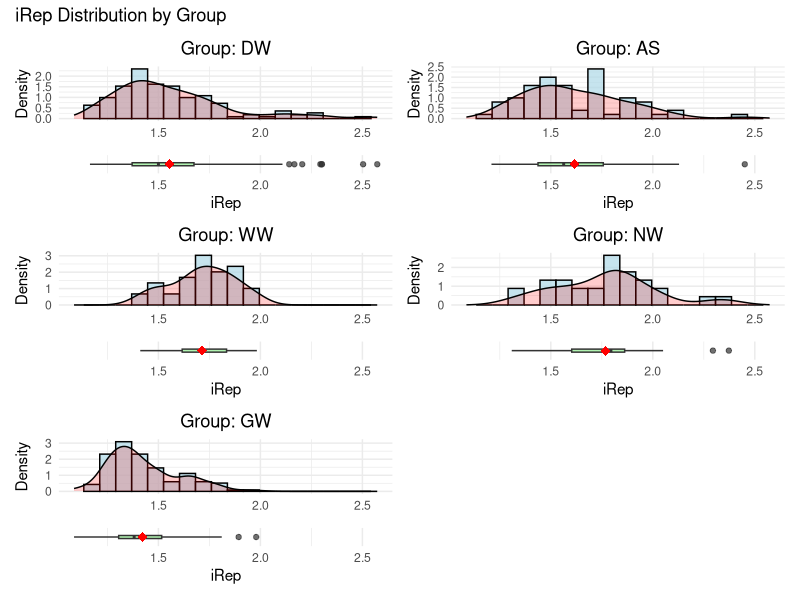
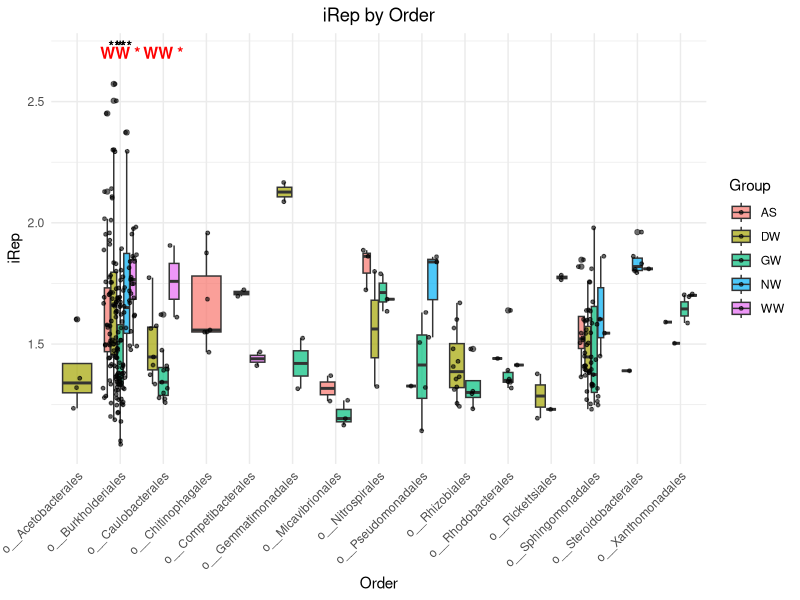
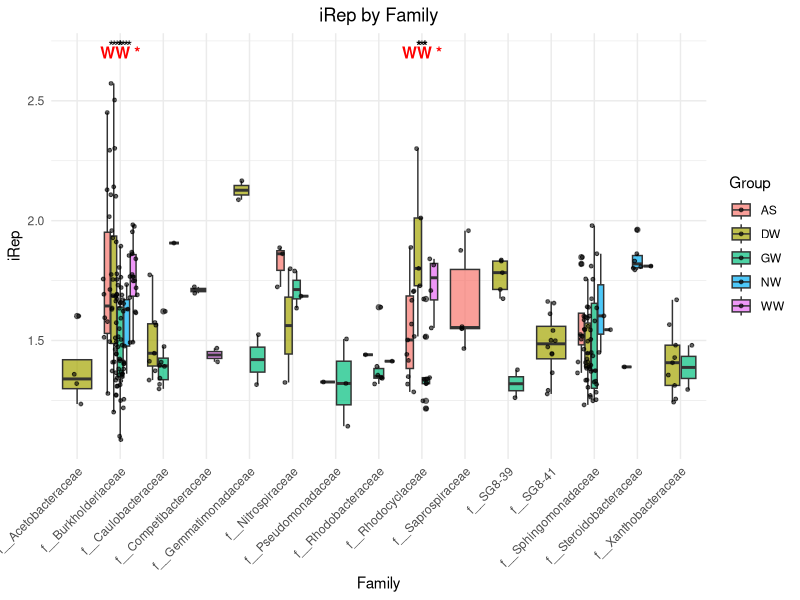
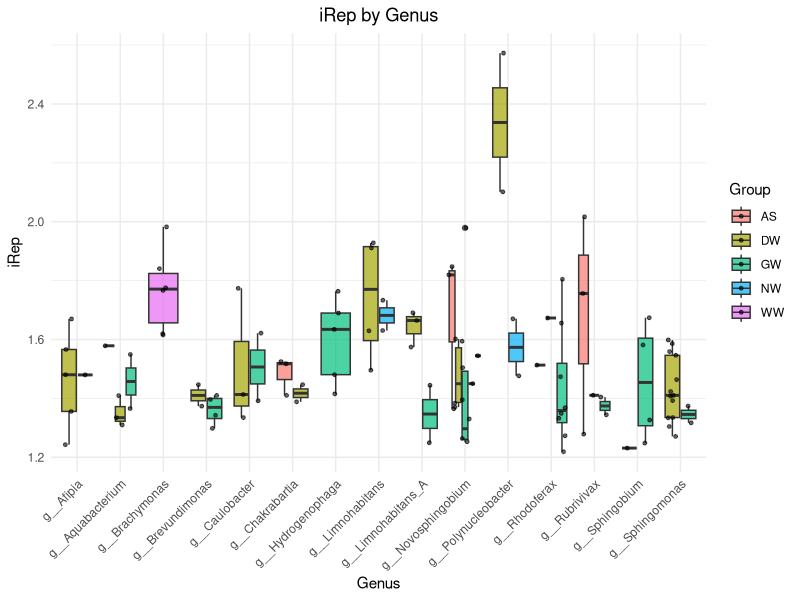
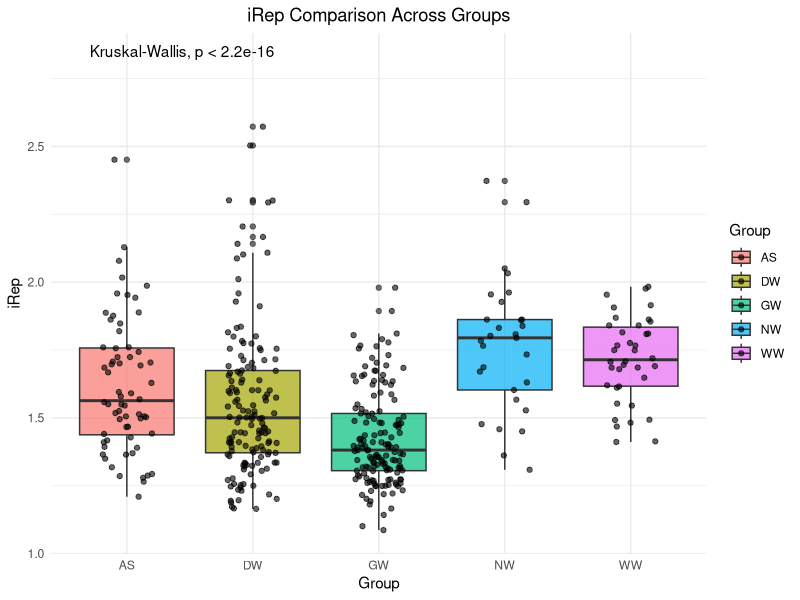
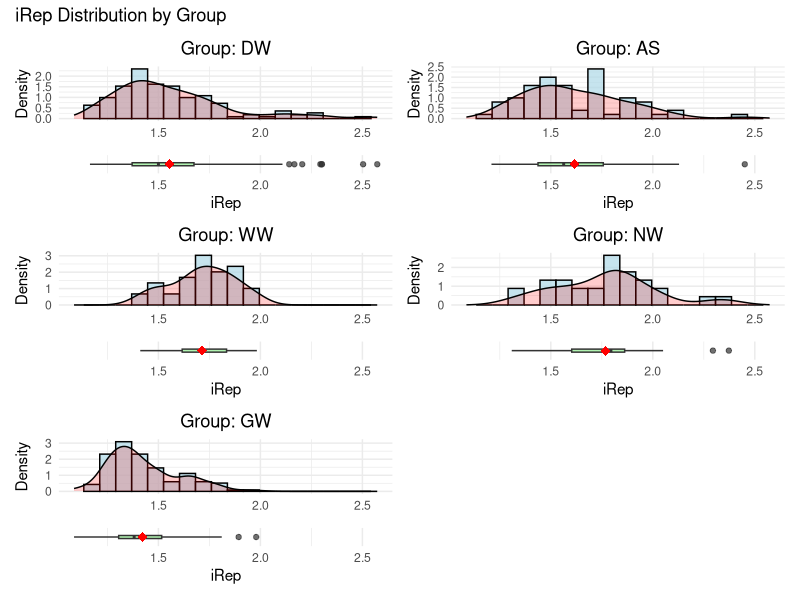
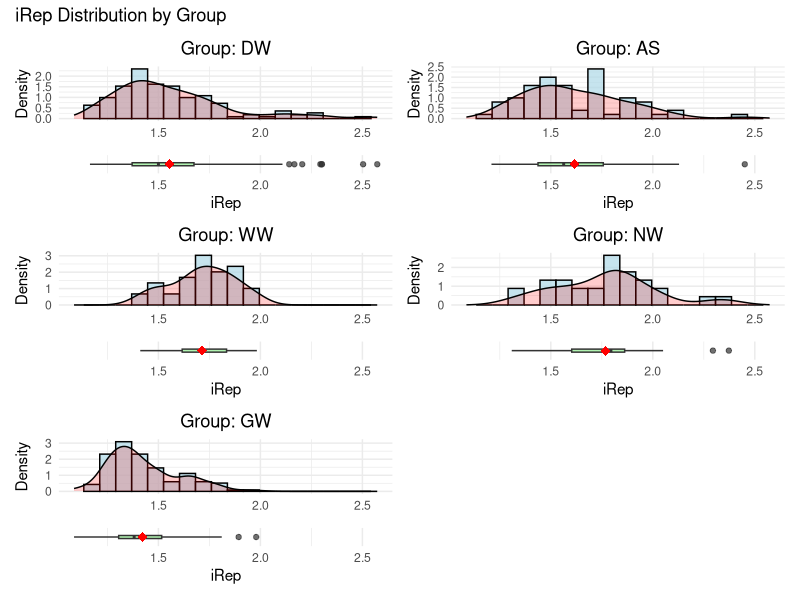
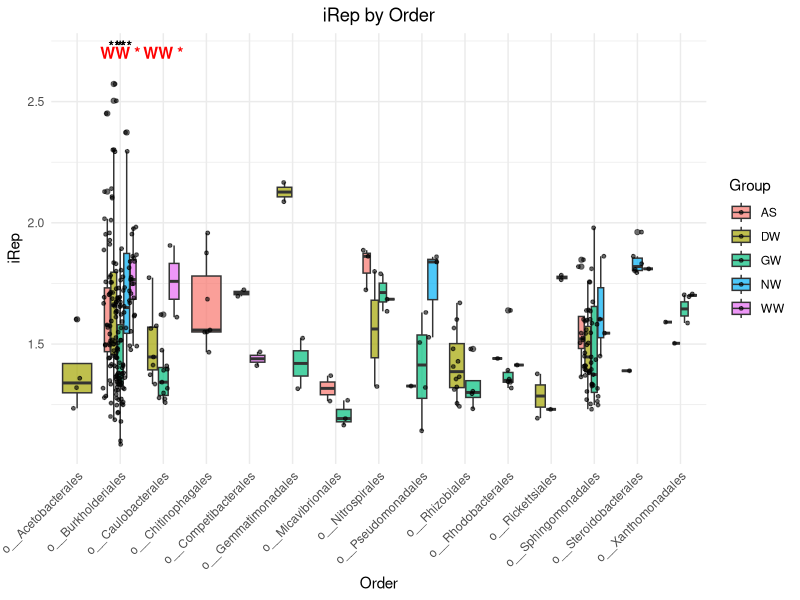

Generate these figures, in order, with R:
# Load required packages
library(ggplot2)
library(dplyr)
library(tidyr)
library(patchwork)
library(ggpubr)
library(rstatix)
install.packages("patchwork")  # Install if not already available

# Read data
data <- read.table("iRep_box.txt", header = TRUE, sep = "\t", stringsAsFactors = FALSE)

# Inspect data
head(data)
str(data)

# Data cleaning: handle missing values
data <- data %>%
  mutate(across(c(Order, Family, Genus), ~ifelse(. == "" | . == "o__" | . == "f__" | . == "g__", "Unclassified", .)))

# 1. Plot iRep distribution per group (histogram + boxplot) - corrected version
create_group_plots <- function(data) {
  # Ensure all groups are present; if missing, create empty data
  all_groups <- c("DW", "AS", "WW", "NW", "GW")
  
  plots <- list()
  for (group in all_groups) {
    if (group %in% data$Group) {
      group_data <- data %>% filter(Group == group)
    } else {
      group_data <- data[0, ] # empty data frame
    }
    
    # Histogram
    hist_plot <- ggplot(group_data, aes(x = iRep)) +
      geom_histogram(aes(y = after_stat(density)), bins = 20, fill = "lightblue", color = "black", alpha = 0.7) +
      geom_density(alpha = 0.2, fill = "red") +
      labs(title = paste("Group:", group),
           x = "iRep", y = "Density") +
      theme_minimal() +
      theme(plot.title = element_text(hjust = 0.5),
            axis.title.x = element_blank())  # Remove x-axis title to let boxplot show it
    
    # Horizontal boxplot sharing the x-axis with the histogram
    box_plot <- ggplot(group_data, aes(x = iRep, y = "")) +
      geom_boxplot(fill = "lightgreen", alpha = 0.7, width = 0.2) +
      stat_summary(fun = mean, geom = "point", shape = 18, size = 3, color = "red") +
      labs(x = "iRep", y = "") +
      theme_minimal() +
      theme(axis.text.y = element_blank(),
            axis.ticks.y = element_blank(),
            panel.grid.major.y = element_blank(),
            panel.grid.minor.y = element_blank())
    
    # Combine plots, ensuring x-axes align
    combined_plot <- hist_plot / box_plot + 
      plot_layout(heights = c(3, 1)) &
      scale_x_continuous(limits = range(data$iRep, na.rm = TRUE))  # Ensure same x-axis range
    
    plots[[group]] <- combined_plot
  }
  
  # Combine all group plots into one figure
  wrap_plots(plots, ncol = 2) +
    plot_annotation(title = "iRep Distribution by Group")
}

# Generate group plots
group_plot <- create_group_plots(data)
print(group_plot)

# Save group plots
ggsave("iRep_by_group.png", group_plot, width = 16, height = 12, dpi = 300)
ggsave("iRep_by_group.pdf", group_plot, width = 16, height = 12, dpi = 300)

# 2. Create boxplots by taxonomic level with significance testing
create_taxonomy_boxplots <- function(data, tax_level) {
  # Select taxonomic units with at least 3 samples
  tax_counts <- data %>%
    filter(!.data[[tax_level]] %in% c("Unclassified", "o__", "f__", "g__", "")) %>%
    group_by(.data[[tax_level]]) %>%
    filter(n() >= 3) %>%
    ungroup()
  
  if (nrow(tax_counts) == 0) {
    message(paste("No taxonomy units with sufficient data at level:", tax_level))
    return(NULL)
  }
  
  # Compute summary statistics per taxon
  tax_summary <- tax_counts %>%
    group_by(.data[[tax_level]]) %>%
    summarise(
      n = n(),
      mean_iRep = mean(iRep),
      .groups = 'drop'
    ) %>%
    arrange(desc(n))
  
  # Select top 15 most abundant taxa for visualization
  top_taxa <- head(tax_summary[[tax_level]], 15)
  plot_data <- tax_counts %>% 
    filter(.data[[tax_level]] %in% top_taxa)
  
  # Statistical tests: compare AS and WW groups against others
  significance_results <- data.frame()
  
  for (taxon in unique(plot_data[[tax_level]])) {
    taxon_data <- plot_data %>% filter(.data[[tax_level]] == taxon)
    
    if (length(unique(taxon_data$Group)) >= 2) {
      # Check if AS group exists and has data
      as_data <- taxon_data %>% filter(Group == "AS")
      other_data <- taxon_data %>% filter(Group != "AS")
      
      if (nrow(as_data) >= 2 && nrow(other_data) >= 2) {
        tryCatch({
          test_as <- wilcox.test(as_data$iRep, other_data$iRep, alternative = "greater")
          if (test_as$p.value < 0.05) {
            significance_results <- rbind(significance_results, 
                                          data.frame(taxon = taxon, 
                                                     group = "AS", 
                                                     p_value = test_as$p.value))
          }
        }, error = function(e) NULL)
      }
      
      # Check if WW group exists and has data
      ww_data <- taxon_data %>% filter(Group == "WW")
      other_data_ww <- taxon_data %>% filter(Group != "WW")
      
      if (nrow(ww_data) >= 2 && nrow(other_data_ww) >= 2) {
        tryCatch({
          test_ww <- wilcox.test(ww_data$iRep, other_data_ww$iRep, alternative = "greater")
          if (test_ww$p.value < 0.05) {
            significance_results <- rbind(significance_results, 
                                          data.frame(taxon = taxon, 
                                                     group = "WW", 
                                                     p_value = test_ww$p.value))
          }
        }, error = function(e) NULL)
      }
    }
  }
  
  # Create boxplot
  p <- ggplot(plot_data, aes(x = .data[[tax_level]], y = iRep, fill = Group)) +
    geom_boxplot(alpha = 0.7) +
    geom_point(position = position_jitterdodge(jitter.width = 0.2), 
               alpha = 0.6, size = 1) +
    stat_compare_means(aes(group = Group), 
                       method = "wilcox.test", 
                       label = "p.signif",
                       hide.ns = TRUE) +
    labs(title = paste("iRep by", tax_level),
         x = tax_level,
         y = "iRep") +
    theme_minimal() +
    theme(axis.text.x = element_text(angle = 45, hjust = 1),
          plot.title = element_text(hjust = 0.5))
  
  # Add significance annotations
  if (nrow(significance_results) > 0) {
    message(paste("\nSignificant results for", tax_level, ":"))
    print(significance_results)
    
    # Add text annotations on the plot
    for (i in 1:nrow(significance_results)) {
      taxon <- significance_results$taxon[i]
      group <- significance_results$group[i]
      p_value <- significance_results$p_value[i]
      
      # Find x-axis position of this taxon
      taxon_levels <- levels(factor(plot_data[[tax_level]]))
      x_pos <- which(taxon_levels == taxon)
      
      if (length(x_pos) > 0) {
        p <- p + 
          annotate("text", 
                   x = x_pos, 
                   y = max(plot_data$iRep, na.rm = TRUE) * 1.05,
                   label = paste(group, "*"), 
                   color = "red", 
                   fontface = "bold",
                   size = 4)
      }
    }
  }
  
  return(p)
}

# Create plots for each taxonomic level
order_plot <- create_taxonomy_boxplots(data, "Order")
family_plot <- create_taxonomy_boxplots(data, "Family") 
genus_plot <- create_taxonomy_boxplots(data, "Genus")

# Display and save taxonomic plots
if (!is.null(order_plot)) {
  print(order_plot)
  ggsave("iRep_by_Order.png", order_plot, width = 14, height = 8, dpi = 300)
  ggsave("iRep_by_Order.pdf", order_plot, width = 14, height = 8, dpi = 300)
}

if (!is.null(family_plot)) {
  print(family_plot)
  ggsave("iRep_by_Family.png", family_plot, width = 14, height = 8, dpi = 300)
  ggsave("iRep_by_Family.pdf", family_plot, width = 14, height = 8, dpi = 300)
}

if (!is.null(genus_plot)) {
  print(genus_plot)
  ggsave("iRep_by_Genus.png", genus_plot, width = 14, height = 8, dpi = 300)
  ggsave("iRep_by_Genus.pdf", genus_plot, width = 14, height = 8, dpi = 300)
}

# 3. Generate summary statistics
generate_summary_stats <- function(data) {
  # Statistics by group
  group_stats <- data %>%
    group_by(Group) %>%
    summarise(
      n = n(),
      mean_iRep = mean(iRep, na.rm = TRUE),
      sd_iRep = sd(iRep, na.rm = TRUE),
      median_iRep = median(iRep, na.rm = TRUE),
      min_iRep = min(iRep, na.rm = TRUE),
      max_iRep = max(iRep, na.rm = TRUE),
      .groups = 'drop'
    )
  
  # Overall statistics
  overall_stats <- data %>%
    summarise(
      Group = "Overall",
      n = n(),
      mean_iRep = mean(iRep, na.rm = TRUE),
      sd_iRep = sd(iRep, na.rm = TRUE),
      median_iRep = median(iRep, na.rm = TRUE),
      min_iRep = min(iRep, na.rm = TRUE),
      max_iRep = max(iRep, na.rm = TRUE)
    )
  
  stats_combined <- bind_rows(group_stats, overall_stats)
  
  # Save results
  write.csv(stats_combined, "iRep_summary_statistics.csv", row.names = FALSE)
  
  return(stats_combined)
}

# Generate and display summary statistics
summary_stats <- generate_summary_stats(data)
print(summary_stats)

# 4. Overall comparison between groups
group_comparison <- function(data) {
  # Check if there are at least two groups
  if (length(unique(data$Group)) < 2) {
    message("Not enough groups for comparison")
    return(NULL)
  }
  
  # Kruskal-Wallis test
  kruskal_test <- kruskal.test(iRep ~ Group, data = data)
  message("Kruskal-Wallis test for group differences:")
  print(kruskal_test)
  
  # If overall significant, perform pairwise comparisons
  if (kruskal_test$p.value < 0.05) {
    pairwise_test <- pairwise.wilcox.test(data$iRep, data$Group, 
                                          p.adjust.method = "BH")
    message("\nPairwise Wilcoxon tests:")
    print(pairwise_test)
  }
  
  # Plot group comparison
  p <- ggplot(data, aes(x = Group, y = iRep, fill = Group)) +
    geom_boxplot(alpha = 0.7) +
    geom_jitter(width = 0.2, alpha = 0.6) +
    stat_compare_means(method = "kruskal.test", 
                       label.y = max(data$iRep, na.rm = TRUE) * 1.1) +
    labs(title = "iRep Comparison Across Groups",
         x = "Group", 
         y = "iRep") +
    theme_minimal() +
    theme(plot.title = element_text(hjust = 0.5))
  
  return(p)
}

# Perform group comparison
comparison_plot <- group_comparison(data)
if (!is.null(comparison_plot)) {
  print(comparison_plot)
  ggsave("group_comparison.png", comparison_plot, width = 10, height = 8, dpi = 300)
  ggsave("group_comparison.pdf", comparison_plot, width = 10, height = 8, dpi = 300)
}

cat("Analysis completed! Check the generated PNG files and CSV statistics file.\n")
